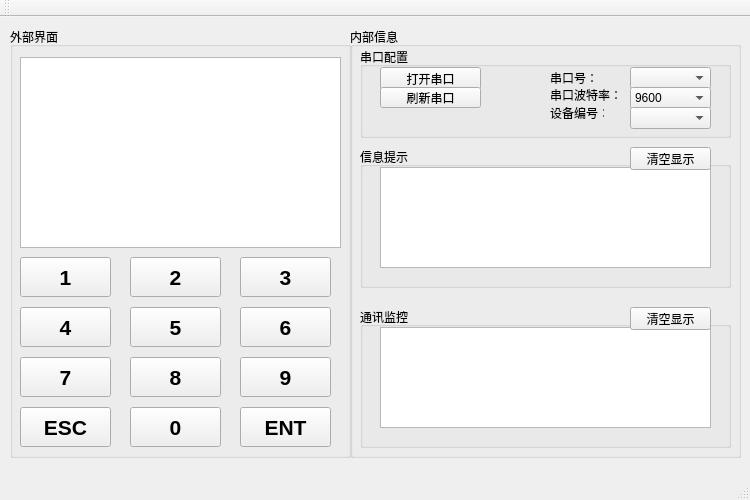
<?xml version="1.0" encoding="UTF-8"?>
<ui version="4.0">
 <class>MainWindow</class>
 <widget class="QMainWindow" name="MainWindow">
  <property name="enabled">
   <bool>true</bool>
  </property>
  <property name="geometry">
   <rect>
    <x>0</x>
    <y>0</y>
    <width>750</width>
    <height>500</height>
   </rect>
  </property>
  <property name="minimumSize">
   <size>
    <width>750</width>
    <height>500</height>
   </size>
  </property>
  <property name="maximumSize">
   <size>
    <width>1200</width>
    <height>500</height>
   </size>
  </property>
  <property name="contextMenuPolicy">
   <enum>Qt::DefaultContextMenu</enum>
  </property>
  <property name="windowTitle">
   <string>门锁演示程序</string>
  </property>
  <property name="animated">
   <bool>true</bool>
  </property>
  <widget class="QWidget" name="centralWidget">
   <widget class="QGroupBox" name="groupBox">
    <property name="geometry">
     <rect>
      <x>10</x>
      <y>10</y>
      <width>341</width>
      <height>431</height>
     </rect>
    </property>
    <property name="title">
     <string>外部界面</string>
    </property>
    <widget class="QPushButton" name="Btn_Digital_1">
     <property name="geometry">
      <rect>
       <x>10</x>
       <y>230</y>
       <width>91</width>
       <height>40</height>
      </rect>
     </property>
     <property name="font">
      <font>
       <family>Arial</family>
       <pointsize>16</pointsize>
       <weight>75</weight>
       <bold>true</bold>
      </font>
     </property>
     <property name="text">
      <string>1</string>
     </property>
    </widget>
    <widget class="QPushButton" name="Btn_Digital_2">
     <property name="geometry">
      <rect>
       <x>120</x>
       <y>230</y>
       <width>91</width>
       <height>40</height>
      </rect>
     </property>
     <property name="font">
      <font>
       <family>Arial</family>
       <pointsize>16</pointsize>
       <weight>75</weight>
       <bold>true</bold>
      </font>
     </property>
     <property name="text">
      <string>2</string>
     </property>
    </widget>
    <widget class="QPushButton" name="Btn_Digital_3">
     <property name="geometry">
      <rect>
       <x>230</x>
       <y>230</y>
       <width>91</width>
       <height>40</height>
      </rect>
     </property>
     <property name="font">
      <font>
       <family>Arial</family>
       <pointsize>16</pointsize>
       <weight>75</weight>
       <bold>true</bold>
      </font>
     </property>
     <property name="text">
      <string>3</string>
     </property>
    </widget>
    <widget class="QPushButton" name="Btn_Digital_4">
     <property name="geometry">
      <rect>
       <x>10</x>
       <y>280</y>
       <width>91</width>
       <height>40</height>
      </rect>
     </property>
     <property name="font">
      <font>
       <family>Arial</family>
       <pointsize>16</pointsize>
       <weight>75</weight>
       <bold>true</bold>
      </font>
     </property>
     <property name="text">
      <string>4</string>
     </property>
    </widget>
    <widget class="QPushButton" name="Btn_Digital_5">
     <property name="geometry">
      <rect>
       <x>120</x>
       <y>280</y>
       <width>91</width>
       <height>40</height>
      </rect>
     </property>
     <property name="font">
      <font>
       <family>Arial</family>
       <pointsize>16</pointsize>
       <weight>75</weight>
       <bold>true</bold>
      </font>
     </property>
     <property name="text">
      <string>5</string>
     </property>
    </widget>
    <widget class="QPushButton" name="Btn_Digital_6">
     <property name="geometry">
      <rect>
       <x>230</x>
       <y>280</y>
       <width>91</width>
       <height>40</height>
      </rect>
     </property>
     <property name="font">
      <font>
       <family>Arial</family>
       <pointsize>16</pointsize>
       <weight>75</weight>
       <bold>true</bold>
      </font>
     </property>
     <property name="text">
      <string>6</string>
     </property>
    </widget>
    <widget class="QPushButton" name="Btn_Digital_7">
     <property name="geometry">
      <rect>
       <x>10</x>
       <y>330</y>
       <width>91</width>
       <height>40</height>
      </rect>
     </property>
     <property name="font">
      <font>
       <family>Arial</family>
       <pointsize>16</pointsize>
       <weight>75</weight>
       <bold>true</bold>
      </font>
     </property>
     <property name="text">
      <string>7</string>
     </property>
    </widget>
    <widget class="QPushButton" name="Btn_Digital_8">
     <property name="geometry">
      <rect>
       <x>120</x>
       <y>330</y>
       <width>91</width>
       <height>40</height>
      </rect>
     </property>
     <property name="font">
      <font>
       <family>Arial</family>
       <pointsize>16</pointsize>
       <weight>75</weight>
       <bold>true</bold>
      </font>
     </property>
     <property name="text">
      <string>8</string>
     </property>
    </widget>
    <widget class="QPushButton" name="Btn_Digital_9">
     <property name="geometry">
      <rect>
       <x>230</x>
       <y>330</y>
       <width>91</width>
       <height>40</height>
      </rect>
     </property>
     <property name="font">
      <font>
       <family>Arial</family>
       <pointsize>16</pointsize>
       <weight>75</weight>
       <bold>true</bold>
      </font>
     </property>
     <property name="text">
      <string>9</string>
     </property>
    </widget>
    <widget class="QPushButton" name="Btn_Esc">
     <property name="geometry">
      <rect>
       <x>10</x>
       <y>380</y>
       <width>91</width>
       <height>40</height>
      </rect>
     </property>
     <property name="font">
      <font>
       <family>Arial</family>
       <pointsize>16</pointsize>
       <weight>75</weight>
       <bold>true</bold>
      </font>
     </property>
     <property name="text">
      <string>ESC</string>
     </property>
    </widget>
    <widget class="QPushButton" name="Btn_Digital_0">
     <property name="geometry">
      <rect>
       <x>120</x>
       <y>380</y>
       <width>91</width>
       <height>40</height>
      </rect>
     </property>
     <property name="font">
      <font>
       <family>Arial</family>
       <pointsize>16</pointsize>
       <weight>75</weight>
       <bold>true</bold>
      </font>
     </property>
     <property name="text">
      <string>0</string>
     </property>
    </widget>
    <widget class="QPushButton" name="Btn_Ent">
     <property name="geometry">
      <rect>
       <x>230</x>
       <y>380</y>
       <width>91</width>
       <height>40</height>
      </rect>
     </property>
     <property name="font">
      <font>
       <family>Arial</family>
       <pointsize>16</pointsize>
       <weight>75</weight>
       <bold>true</bold>
      </font>
     </property>
     <property name="text">
      <string>ENT</string>
     </property>
    </widget>
    <widget class="QTextEdit" name="textEdit">
     <property name="geometry">
      <rect>
       <x>10</x>
       <y>30</y>
       <width>321</width>
       <height>191</height>
      </rect>
     </property>
     <property name="font">
      <font>
       <family>Arial</family>
       <pointsize>12</pointsize>
       <weight>50</weight>
       <italic>false</italic>
       <bold>false</bold>
      </font>
     </property>
     <property name="styleSheet">
      <string notr="true"/>
     </property>
     <property name="readOnly">
      <bool>true</bool>
     </property>
    </widget>
   </widget>
   <widget class="QGroupBox" name="groupBox_2">
    <property name="geometry">
     <rect>
      <x>350</x>
      <y>10</y>
      <width>391</width>
      <height>431</height>
     </rect>
    </property>
    <property name="title">
     <string>内部信息</string>
    </property>
    <widget class="QGroupBox" name="groupBox_5">
     <property name="geometry">
      <rect>
       <x>10</x>
       <y>280</y>
       <width>371</width>
       <height>141</height>
      </rect>
     </property>
     <property name="title">
      <string>通讯监控</string>
     </property>
     <widget class="QTextEdit" name="textEdit_RWdata">
      <property name="geometry">
       <rect>
        <x>20</x>
        <y>20</y>
        <width>331</width>
        <height>101</height>
       </rect>
      </property>
      <property name="readOnly">
       <bool>true</bool>
      </property>
     </widget>
     <widget class="QPushButton" name="pB_cleartextRWdata">
      <property name="geometry">
       <rect>
        <x>270</x>
        <y>0</y>
        <width>81</width>
        <height>23</height>
       </rect>
      </property>
      <property name="text">
       <string>清空显示</string>
      </property>
     </widget>
    </widget>
    <widget class="QGroupBox" name="groupBox_6">
     <property name="geometry">
      <rect>
       <x>10</x>
       <y>20</y>
       <width>371</width>
       <height>91</height>
      </rect>
     </property>
     <property name="title">
      <string>串口配置</string>
     </property>
     <widget class="QPushButton" name="pBn_comopen">
      <property name="geometry">
       <rect>
        <x>20</x>
        <y>20</y>
        <width>101</width>
        <height>23</height>
       </rect>
      </property>
      <property name="text">
       <string>打开串口</string>
      </property>
     </widget>
     <widget class="QPushButton" name="pBn_refresh">
      <property name="geometry">
       <rect>
        <x>20</x>
        <y>40</y>
        <width>101</width>
        <height>21</height>
       </rect>
      </property>
      <property name="text">
       <string>刷新串口</string>
      </property>
     </widget>
     <widget class="QComboBox" name="comboBox">
      <property name="geometry">
       <rect>
        <x>270</x>
        <y>20</y>
        <width>81</width>
        <height>22</height>
       </rect>
      </property>
     </widget>
     <widget class="QLabel" name="label">
      <property name="geometry">
       <rect>
        <x>190</x>
        <y>20</y>
        <width>51</width>
        <height>21</height>
       </rect>
      </property>
      <property name="text">
       <string>串口号：</string>
      </property>
     </widget>
     <widget class="QComboBox" name="comboBox_combps">
      <property name="geometry">
       <rect>
        <x>270</x>
        <y>40</y>
        <width>81</width>
        <height>22</height>
       </rect>
      </property>
      <item>
       <property name="text">
        <string>9600</string>
       </property>
      </item>
      <item>
       <property name="text">
        <string>19200</string>
       </property>
      </item>
      <item>
       <property name="text">
        <string>57600</string>
       </property>
      </item>
      <item>
       <property name="text">
        <string>115200</string>
       </property>
      </item>
     </widget>
     <widget class="QLabel" name="label_2">
      <property name="geometry">
       <rect>
        <x>190</x>
        <y>40</y>
        <width>71</width>
        <height>16</height>
       </rect>
      </property>
      <property name="text">
       <string>串口波特率：</string>
      </property>
     </widget>
     <widget class="QLabel" name="label_3">
      <property name="geometry">
       <rect>
        <x>190</x>
        <y>60</y>
        <width>54</width>
        <height>12</height>
       </rect>
      </property>
      <property name="text">
       <string>设备编号：</string>
      </property>
     </widget>
     <widget class="QComboBox" name="comboBox_Devid">
      <property name="geometry">
       <rect>
        <x>270</x>
        <y>60</y>
        <width>81</width>
        <height>22</height>
       </rect>
      </property>
     </widget>
    </widget>
    <widget class="QGroupBox" name="groupBox_4">
     <property name="geometry">
      <rect>
       <x>10</x>
       <y>120</y>
       <width>371</width>
       <height>141</height>
      </rect>
     </property>
     <property name="title">
      <string>信息提示</string>
     </property>
     <widget class="QTextEdit" name="textEdit_debug">
      <property name="geometry">
       <rect>
        <x>20</x>
        <y>20</y>
        <width>331</width>
        <height>101</height>
       </rect>
      </property>
      <property name="readOnly">
       <bool>true</bool>
      </property>
     </widget>
     <widget class="QPushButton" name="pB_cleartextdebug">
      <property name="geometry">
       <rect>
        <x>270</x>
        <y>0</y>
        <width>81</width>
        <height>23</height>
       </rect>
      </property>
      <property name="text">
       <string>清空显示</string>
      </property>
     </widget>
    </widget>
   </widget>
  </widget>
  <widget class="QMenuBar" name="menuBar">
   <property name="geometry">
    <rect>
     <x>0</x>
     <y>0</y>
     <width>750</width>
     <height>23</height>
    </rect>
   </property>
  </widget>
  <widget class="QToolBar" name="mainToolBar">
   <attribute name="toolBarArea">
    <enum>TopToolBarArea</enum>
   </attribute>
   <attribute name="toolBarBreak">
    <bool>false</bool>
   </attribute>
  </widget>
  <widget class="QStatusBar" name="statusBar"/>
 </widget>
 <layoutdefault spacing="6" margin="11"/>
 <resources/>
 <connections/>
</ui>
